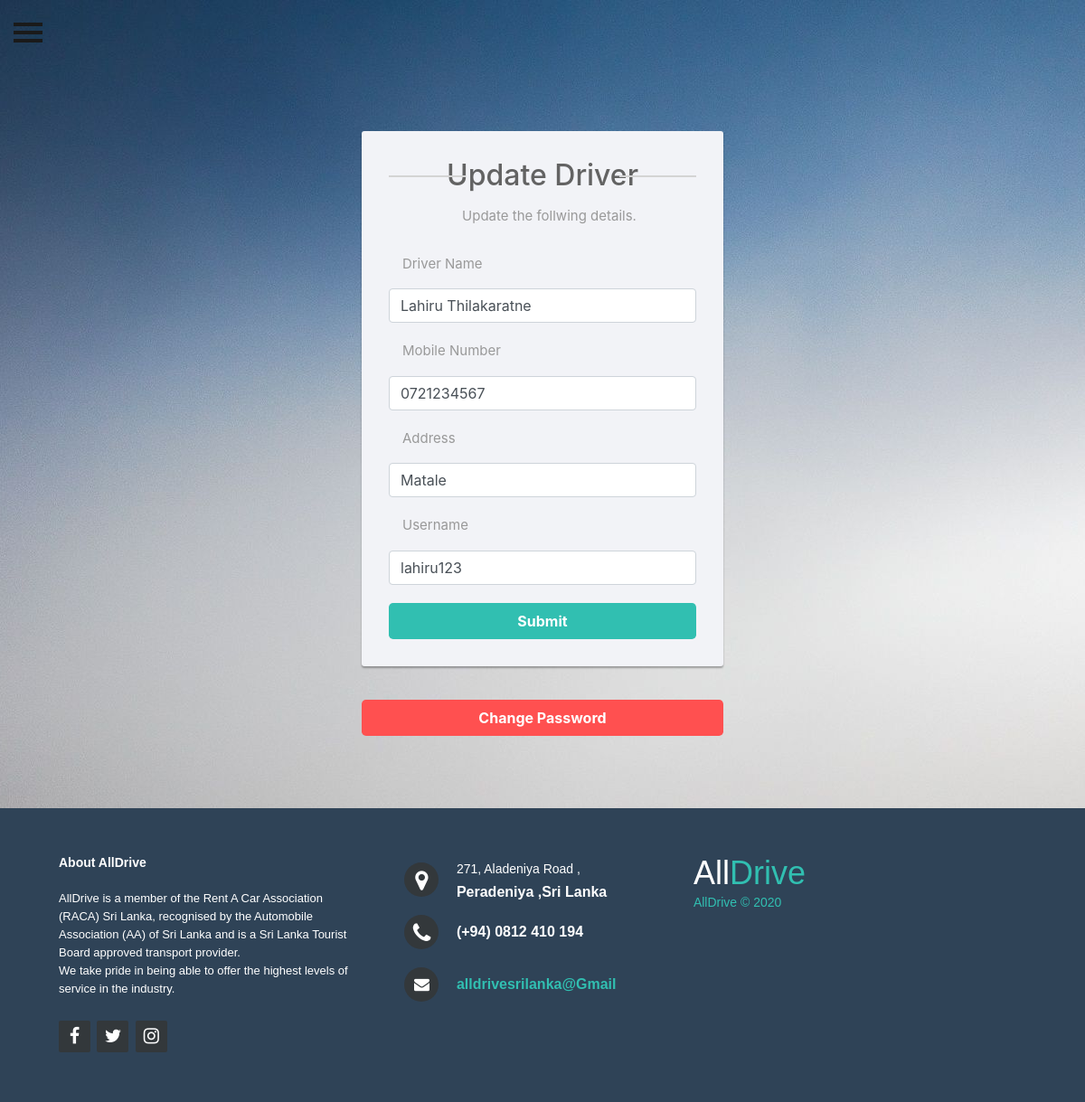
The app's page /Admin/updateDriver.php?drivID=2 (signed in) with its own data.
### tables this page shows
CREATE TABLE `drivers` (
  `driver_id` int(11) NOT NULL,
  `f_name` text NOT NULL,
  `tel_no` int(11) NOT NULL,
  `address` text NOT NULL,
  `username` text NOT NULL,
  `password` text NOT NULL
);

### Admin/updateDriver.php (the view, shortened to what this page needs)
<!DOCTYPE html>
<html>
	<head>
		<?php
        include('DBconnection.php');
        $drivID = $_GET['drivID'];
        ?>
        <link rel="stylesheet" href="https://maxcdn.bootstrapcdn.com/font-awesome/4.7.0/css/font-awesome.min.css">
        <link rel="stylesheet" href="driversCSS.css">
        <link rel="stylesheet" href="https://stackpath.bootstrapcdn.com/bootstrap/4.5.0/css/bootstrap.min.css">
        <link href="http://code.jquery.com/ui/1.11.3/themes/smoothness/jquery-ui.css" rel="stylesheet">
        <link rel="stylesheet" href="//cdnjs.cloudflare.com/ajax/libs/timepicker/1.3.5/jquery.timepicker.min.css">
	</head>
	<body>
		<div id="wrapper">
	        <div id="page-content-wrapper">
	            <button type="button" class="hamburger animated fadeInLeft is-closed" data-toggle="offcanvas">
	                <span class="hamb-top"></span>
	    			<span class="hamb-middle"></span>
					<span class="hamb-bottom"></span>
	            </button>
	            <div class="content">
	                <section id="addDrivers" class="section">
                	    <div class="addDrivers-form">
                            <br>
                            <?php
                                $sql = "select * from drivers where driver_id = '$drivID' limit 1;";
                                $result = mysqli_query($conn, $sql);
                                $row = mysqli_fetch_array($result);
                            ?>
                            <br>
                            <form action="updateDriver.php?drivID=<?php echo $row["driver_id"]; ?>" method="post" enctype="multipart/form-data">
                                <h2>Update Driver</h2>
                                <p class="hint-text">Update the follwing details.</p>
                                <div class="form-group">
                                    <p>Driver Name</p>
                                    <input type="text" class="form-control" name="f_name" placeholder="Driver Name" value="<?php echo $row["f_name"]; ?>" required="required">
                                </div>
                                <div class="form-group">
                                    <p>Mobile Number</p>
                                    <input type="tel" class="form-control" name="tel_no" placeholder="Mobile Number" value="0<?php echo $row["tel_no"]; ?>" maxlength="10" required="required" pattern="^\d{10}$">
                                </div>
                                <div class="form-group">
                                    <p>Address</p>
                                    <input type="text" class="form-control" name="address" value="<?php echo $row["address"]; ?>" placeholder="Address" required="required">
                                </div>
                                <div class="form-group">
                                    <p>Username</p>
                                    <input type="text" class="form-control" name="Username" value="<?php echo $row["username"]; ?>" placeholder="Username" minlength = "8" maxlength = "16" required="required">
                                </div>
                                <button type="submit" id="submit" class="btn btn-success btn-lg btn-block" >Submit</button>
                            </form>
                            <br>
                            <a href="PWDriver.php?drivID=<?php echo $row["driver_id"]; ?>" style="text-decoration: none;"><button class="btn btn-success btn-lg btn-block" style="background-color: #ff5050;">Change Password</button></a>
                        </div>
	            	</section>
				</div>
            <div>
                <footer class="footer">
                    <div class="footer-left col-md-4 col-sm-6">
                        <p class="about">
                            <span> About AllDrive</span>AllDrive is a member of the Rent A Car Association (RACA) Sri Lanka, recognised by the Automobile Association (AA) of Sri Lanka and is a Sri Lanka Tourist Board approved transport provider.
                            <br>
                            We take pride in being able to offer the highest levels of service in the industry.
                        </p>
                        <div class="icons">
                            <a href="https://web.facebook.com/AllDrive-103548621726091" target="_blank"><i class="fa fa-facebook"></i></a>
                            <a href="https://twitter.com/SriDrive" target="_blank"><i class="fa fa-twitter"></i></a>
                            <a href="https://www.instagram.com/alldrivesrilanka" target="_blank"><i class="fa fa-instagram"></i></a>
                        </div>
                    </div>
                    <div class="footer-center col-md-4 col-sm-6">
                        <div>
                            <i class="fa fa-map-marker"></i>
                            <p><span> 271, Aladeniya Road ,</span> Peradeniya ,Sri Lanka</p>
                            </div>
                        <div>
                            <i class="fa fa-phone"></i>
                            <p> (+94) 0812 410 194</p>
                        </div>
                        <div>
                            <i class="fa fa-envelope"></i>
                            <p><a href="https://mail.google.com/mail/?view=cm&fs=1&to=alldrivesrilanka@Gmail.com" target="_blank"> alldrivesrilanka@Gmail</a></p>
                        </div>
                    </div>
                    <div class="footer-right col-md-4 col-sm-6">
                        <h2> All<span>Drive</span></h2>
                        <p class="name"> AllDrive &copy; 2020</p>
                    </div>
                </footer>
            </div>
	        </div>
	    </div>
	</body>
</html>

### Admin/driversCSS.css (style rules this page uses)
body { font-family: 'Varela Round', sans-serif; background-image: url("images/Common/backg.jpg"); background-repeat: no-repeat; background-attachment: fixed; background-position: center top; position: relative; overflow-x: hidden; }
body, html { height: 100%; }
#wrapper { padding-left: 0; -webkit-transition: all 0.5s ease; -moz-transition: all 0.5s ease; -o-transition: all 0.5s ease; transition: all 0.5s ease; }
#page-content-wrapper { width: 100%; padding-top: 70px; }
.hamburger { position: fixed; top: 20px; z-index: 999; display: block; width: 32px; height: 32px; margin-left: 15px; background: transparent; border: none; }
.hamburger.is-closed:before { content: ''; display: block; width: 100px; font-size: 14px; color: #fff; line-height: 32px; text-align: center; opacity: 0; -webkit-transform: translate3d(0,0,0); -webkit-transition: all .35s ease-in-out; }
.hamburger.is-closed .hamb-top, .hamburger.is-closed .hamb-middle, .hamburger.is-closed .hamb-bottom, .hamburger.is-open .hamb-top, .hamburger.is-open .hamb-middle, .hamburger.is-open .hamb-bottom { position: absolute; left: 0; height: 4px; width: 100%; }
.hamburger.is-closed .hamb-top, .hamburger.is-closed .hamb-middle, .hamburger.is-closed .hamb-bottom { background-color: #1a1a1a; }
.hamburger.is-closed .hamb-top { top: 5px; -webkit-transition: all .35s ease-in-out; }
.hamburger.is-closed .hamb-middle { top: 50%; margin-top: -2px; }
.hamburger.is-closed .hamb-bottom { bottom: 5px; -webkit-transition: all .35s ease-in-out; }
.form-control { height: 40px; box-shadow: none; color: #969fa4; }
.form-control, .btn { border-radius: 3px; }
.addDrivers-form { min-width: 30%; max-width: 400px; margin: 0 auto; padding: 30px 0; font-size: 15px; }
.addDrivers-form h2 { color: #636363; margin: 0 0 15px; position: relative; text-align: center; }
.addDrivers-form h2:before, .addDrivers-form h2:after { content: ""; height: 2px; min-width: 25%; background: #d4d4d4; position: absolute; top: 50%; z-index: 2; }
.addDrivers-form h2:before { left: 0; }
.addDrivers-form h2:after { right: 0; }
.addDrivers-form .hint-text { color: #999; margin-bottom: 30px; text-align: center; }
.addDrivers-form form { color: #999; border-radius: 3px; margin-bottom: 15px; background: #f2f3f7; box-shadow: 0px 2px 2px rgba(0, 0, 0, 0.3); padding: 30px; }
.addDrivers-form .form-group { margin-bottom: 20px; }
.addDrivers-form .btn { font-size: 16px; font-weight: bold; min-width: 140px; outline: none !important; background-color: #31bfb1; border: none; }
.addDrivers-form a { color: #31bfb1; text-decoration: underline; }
.addDrivers-form p { padding-left: 15px; }
.footer { background-color: #2f4357; width: 100%; text-align: left; font-family: sans-serif; font-weight: bold; font-size: 16px; padding: 50px; margin-top: 50px; }
.footer .footer-left, .footer .footer-center, .footer .footer-right { display: inline-block; vertical-align: top; }
.footer .footer-left { width: 33%; padding-right: 15px; }
.footer .about { line-height: 20px; color: #ffffff; font-size: 13px; font-weight: normal; margin: 0; }
.footer .about span { display: block; color: #ffffff; font-size: 14px; font-weight: bold; margin-bottom: 20px; }
.footer .icons { margin-top: 25px; }
.footer .icons a { display: inline-block; width: 35px; height: 35px; cursor: pointer; background-color: #33383b; border-radius: 2px; font-size: 20px; color: #ffffff; text-align: center; line-height: 35px; margin-right: 3px; margin-bottom: 5px; }
.footer .footer-center { width: 30%; }
.footer .footer-center i { background-color: #33383b; color: #ffffff; font-size: 25px; width: 38px; height: 38px; border-radius: 50%; text-align: center; line-height: 42px; margin: 10px 15px; vertical-align: middle; }
.footer .footer-center i.fa-envelope { font-size: 17px; line-height: 38px; }
.footer .footer-center p { display: inline-block; color: #ffffff; vertical-align: middle; margin: 0; }
.footer .footer-center p span { display: block; font-weight: normal; font-size: 14px; line-height: 2; }
.footer .footer-center p a { color: #31bfb1; text-decoration: none; }
.footer .footer-right { width: 35%; }
.footer h2 { color: #ffffff; font-size: 36px; font-weight: normal; margin: 0; }
.footer h2 span { color: #31bfb1; }
.footer .name { color: #31bfb1; font-size: 14px; font-weight: normal; margin: 0; }

### records on screen
drivers: f_name "Lahiru Thilakaratne", tel_no "0721234567", address "Matale", Username "lahiru123"
